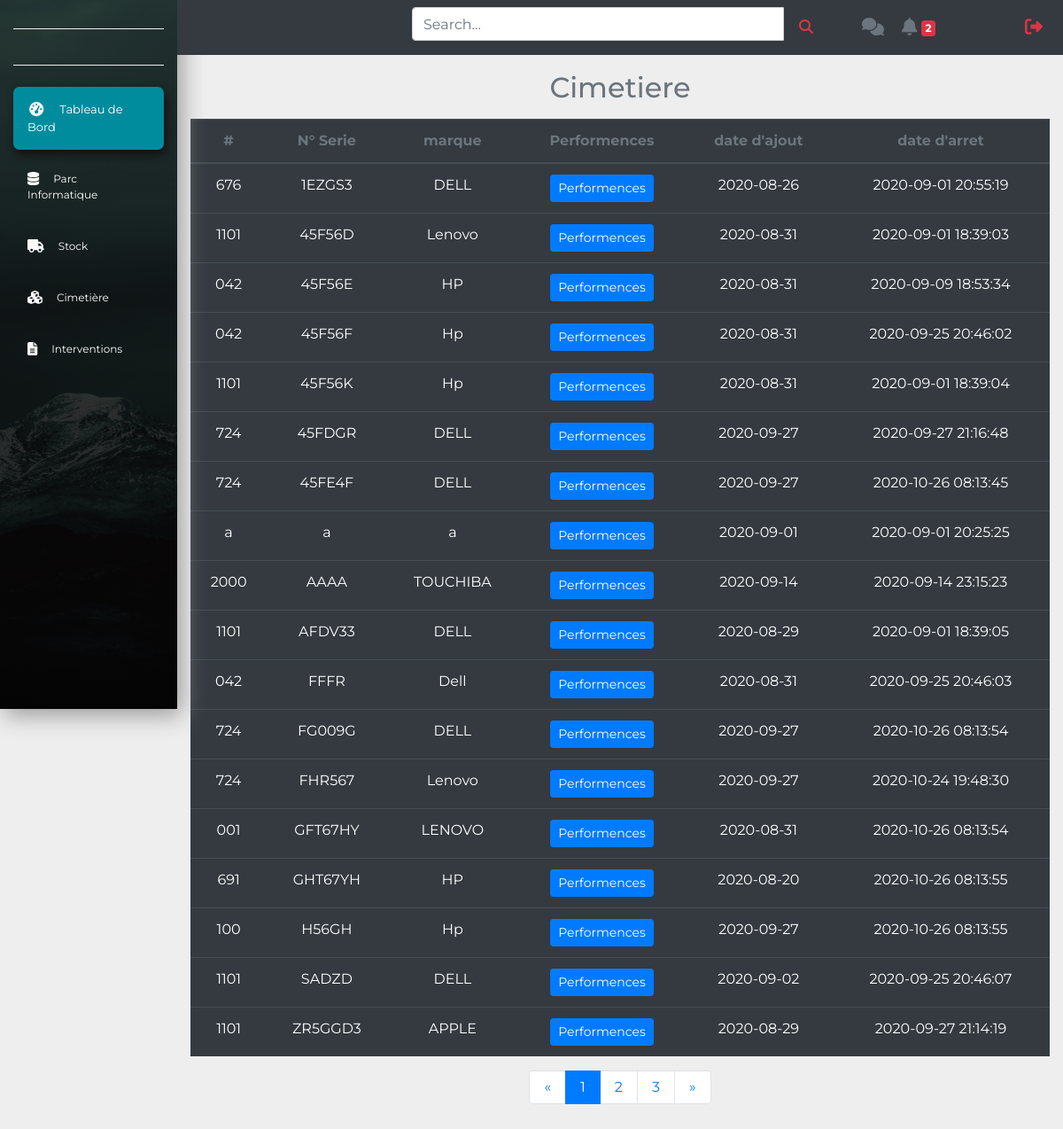
The page /TS/cimetiere.php on the database its author committed.
### tables this page shows
CREATE TABLE IF NOT EXISTS `cimetiere` (
  `C_id` varchar(11) NOT NULL,
  `id` varchar(11) NOT NULL,
  `Cmarque` text NOT NULL,
  `Cname` text NOT NULL,
  `Ccpu` text NOT NULL,
  `Cram` text NOT NULL,
  `Ctram` text NOT NULL,
  `Cdisk` text NOT NULL,
  `Ctdisk` text NOT NULL,
  `Cdplus` text NOT NULL,
  `CdateA` date NOT NULL,
  `CdateS` timestamp NOT NULL DEFAULT current_timestamp(),
  PRIMARY KEY (`C_id`),
  KEY `id` (`id`)
);

### TS/cimetiere.php (the view, shortened to what this page needs)
<?php
include('security.php');
include('includes/header.php');
include('includes/navbar.php');
?>
    <?php
      $query = "SELECT C_id,id,Cmarque,Ccpu,Cram,Ctram,Cdisk,Ctdisk,Cdplus,CdateA,CdateS FROM cimetiere ";
      $query_run = mysqli_query($connection, $query);
    ?>
    <section>
      <div class="container-fluid">
        <div class="row mb-5 mt-5">
          <div class="col-xl-10 col-lg-9 col-md-8 ml-auto">
            <div class="row align-items-center">
              <div class="col-xl-12 col-12 mb-4 mb-xl-0">
                <h2 class="text-muted text-center mb-3 mt-3">Cimetiere</h2>
                <table class="table table-dark table-hover text-center" id="machine_table">
                  <thead>
                    <tr class="text-muted">
                      <th>#</th>
                      <th>N° Serie</th>
                      <th>marque</th>
                      <th>Performences</th>
                      <th>date d'ajout</th>
                      <th>date d'arret</th>
                    </tr>
                  </thead>
                  <tbody>
                     <?php
                        if(mysqli_num_rows($query_run) > 0)
                         {
                           while($row = mysqli_fetch_assoc($query_run))
                            {
                     ?>
                       <tr>
                         <td><?php echo $row['id']; ?></td>
                         <td><?php echo $row['C_id']; ?></td>
                         <td><?php echo $row['Cmarque']; ?></td>
                         <td>
                         <button type="button" class="btn btn-primary btn-sm" data-toggle="modal" data-target="#exampleModalCenter<?php echo $row['C_id']; ?>">Performences</button>
                         </td>
                         <td><?php echo $row['CdateA']; ?></td>
                         <td><?php echo $row['CdateS']; ?></td>
                       </tr>
                     <?php
                            }
                         }
                         else{
                         echo '<div class="alert alert-danger col" role="alert"> Aucun materiel trouvé </div>';
                         }
                     ?>
                     </tbody>
                   </table>
                <nav>
                  <ul class="pagination justify-content-center">
                    <li class="page-item">
                      <a href="#" class="page-link py-2 px-3">
                        <span>&laquo;</span>
                      </a>
                    </li>
                    <li class="page-item active">
                      <a href="#" class="page-link py-2 px-3">
                        1
                      </a>
                    </li>
                    <li class="page-item">
                      <a href="#" class="page-link py-2 px-3">
                        2
                      </a>
                    </li>
                    <li class="page-item">
                      <a href="#" class="page-link py-2 px-3">
                        3
                      </a>
                    </li>
                    <li class="page-item">
                      <a href="#" class="page-link py-2 px-3">
                        <span>&raquo;</span>
                      </a>
                    </li>
                  </ul>
                </nav>
              </div>
            </div>
          </div>
        </div>
      </div>
    </section>
<?php
include('includes/footer.php');
?>

### css/style.css (style rules this page uses)
body { font-family: 'Montserrat', sans-serif; background-color: #eee; }
a { text-decoration: none; color: white; }

### rows shown on the page
cimetiere: id "676", C_id "1EZGS3", Cmarque "DELL", CdateA "2020-08-26", CdateS "2020-09-01 20:55:19"
cimetiere: id "1101", C_id "45F56D", Cmarque "Lenovo", CdateA "2020-08-31", CdateS "2020-09-01 18:39:03"
cimetiere: id "042", C_id "45F56E", Cmarque "HP", CdateA "2020-08-31", CdateS "2020-09-09 18:53:34"
cimetiere: id "042", C_id "45F56F", Cmarque "Hp", CdateA "2020-08-31", CdateS "2020-09-25 20:46:02"
cimetiere: id "1101", C_id "45F56K", Cmarque "Hp", CdateA "2020-08-31", CdateS "2020-09-01 18:39:04"
cimetiere: id "724", C_id "45FDGR", Cmarque "DELL", CdateA "2020-09-27", CdateS "2020-09-27 21:16:48"
cimetiere: id "724", C_id "45FE4F", Cmarque "DELL", CdateA "2020-09-27", CdateS "2020-10-26 08:13:45"
cimetiere: id "a", C_id "a", Cmarque "a", CdateA "2020-09-01", CdateS "2020-09-01 20:25:25"
cimetiere: id "2000", C_id "AAAA", Cmarque "TOUCHIBA", CdateA "2020-09-14", CdateS "2020-09-14 23:15:23"
cimetiere: id "1101", C_id "AFDV33", Cmarque "DELL", CdateA "2020-08-29", CdateS "2020-09-01 18:39:05"
cimetiere: id "042", C_id "FFFR", Cmarque "Dell", CdateA "2020-08-31", CdateS "2020-09-25 20:46:03"
cimetiere: id "724", C_id "FG009G", Cmarque "DELL", CdateA "2020-09-27", CdateS "2020-10-26 08:13:54"
cimetiere: id "724", C_id "FHR567", Cmarque "Lenovo", CdateA "2020-09-27", CdateS "2020-10-24 19:48:30"
cimetiere: id "001", C_id "GFT67HY", Cmarque "LENOVO", CdateA "2020-08-31", CdateS "2020-10-26 08:13:54"
cimetiere: id "691", C_id "GHT67YH", Cmarque "HP", CdateA "2020-08-20", CdateS "2020-10-26 08:13:55"
cimetiere: id "100", C_id "H56GH", Cmarque "Hp", CdateA "2020-09-27", CdateS "2020-10-26 08:13:55"
cimetiere: id "1101", C_id "SADZD", Cmarque "DELL", CdateA "2020-09-02", CdateS "2020-09-25 20:46:07"
cimetiere: id "1101", C_id "ZR5GGD3", Cmarque "APPLE", CdateA "2020-08-29", CdateS "2020-09-27 21:14:19"

### other values the page prints
$row "2"
